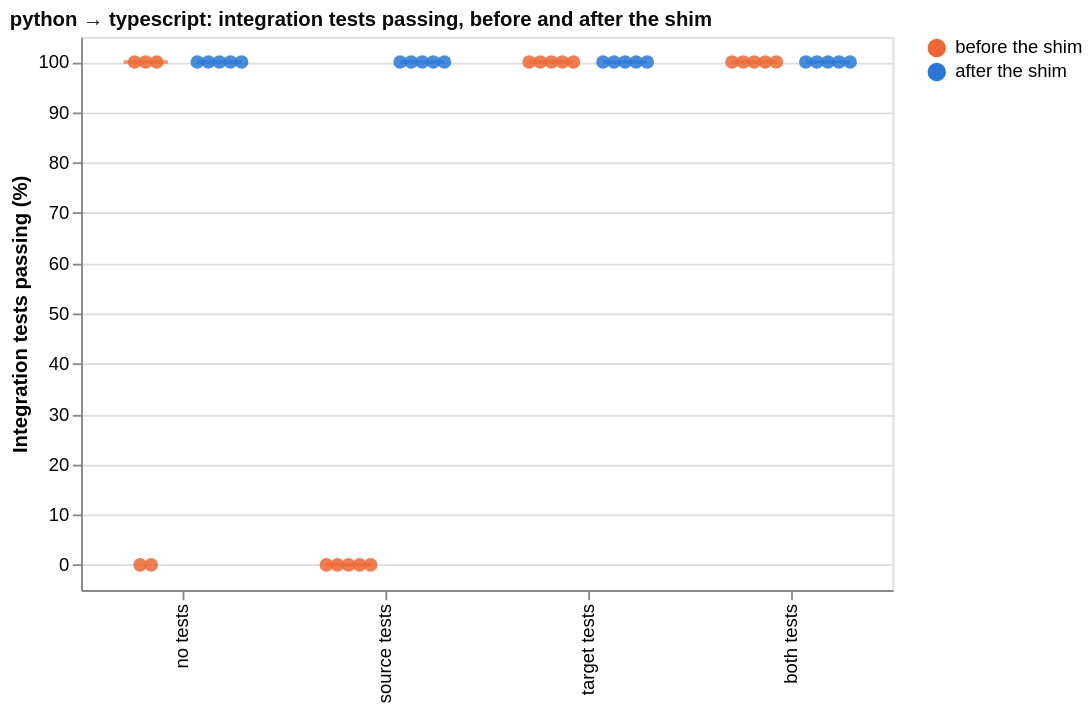

Vega-Lite specification for this chart:
### Vega-Lite specification from a JSON file in a GitHub repository (floating-point values rounded to 4 significant figures)
{"config": {"view": {"continuousWidth": 300, "continuousHeight": 300}}, "layer": [{"data": {"name": "data-d6e27137abcbfb2c4a5d194efa02e01d"}, "mark": {"type": "tick", "color": "#0b0b0b", "opacity": 0.7, "size": 24, "thickness": 2}, "encoding": {"color": {"field": "series", "legend": {"symbolOpacity": 1, "title": null}, "scale": {"domain": ["before the shim", "after the shim"], "range": ["#eb6834", "#2a78d6"]}, "sort": ["before the shim", "after the shim"], "type": "nominal"}, "x": {"field": "condition", "scale": {"paddingInner": 0.25, "paddingOuter": 0.125}, "sort": ["no tests", "source tests", "target tests", "both tests"], "title": null, "type": "nominal"}, "xOffset": {"field": "offset", "scale": {"domain": [0, 82.5], "range": [0, 82.5]}, "title": null, "type": "quantitative"}, "y": {"field": "value", "scale": {"domain": [-5, 105], "nice": false}, "title": "Integration tests passing (%)", "type": "quantitative"}}}, {"data": {"name": "data-6923142ece3e5060724c78e26b3a8897"}, "mark": {"type": "point", "filled": true, "opacity": 0.85, "size": 55}, "encoding": {"color": {"field": "series", "legend": {"symbolOpacity": 1, "title": null}, "scale": {"domain": ["before the shim", "after the shim"], "range": ["#eb6834", "#2a78d6"]}, "sort": ["before the shim", "after the shim"], "type": "nominal"}, "tooltip": [{"field": "port", "title": "run", "type": "nominal"}, {"field": "series", "title": null, "type": "nominal"}, {"field": "value", "format": ".1f", "title": "passing (%)", "type": "quantitative"}], "x": {"field": "condition", "scale": {"paddingInner": 0.25, "paddingOuter": 0.125}, "sort": ["no tests", "source tests", "target tests", "both tests"], "title": null, "type": "nominal"}, "xOffset": {"field": "offset", "scale": {"domain": [0, 82.5], "range": [0, 82.5]}, "title": null, "type": "quantitative"}, "y": {"field": "value", "scale": {"domain": [-5, 105], "nice": false}, "title": "Integration tests passing (%)", "type": "quantitative"}}}], "height": 300, "title": {"text": "python → typescript: integration tests passing, before and after the shim", "anchor": "start", "color": "#0b0b0b", "fontSize": 11}, "width": 440, "$schema": "https://vega.github.io/schema/vega-lite/v6.4.1.json", "datasets": {"data-d6e27137abcbfb2c4a5d194efa02e01d": [{"condition": "no tests", "series": "before the shim", "value": 100.0, "offset": 21.25}, {"condition": "source tests", "series": "before the shim", "value": 0.0, "offset": 21.25}, {"condition": "target tests", "series": "before the shim", "value": 100.0, "offset": 21.25}, {"condition": "both tests", "series": "before the shim", "value": 100.0, "offset": 21.25}, {"condition": "no tests", "series": "after the shim", "value": 100.0, "offset": 61.25}, {"condition": "source tests", "series": "after the shim", "value": 100.0, "offset": 61.25}, {"condition": "target tests", "series": "after the shim", "value": 100.0, "offset": 61.25}, {"condition": "both tests", "series": "after the shim", "value": 100.0, "offset": 61.25}], "data-6923142ece3e5060724c78e26b3a8897": [{"run_id": "20260909T005215Z_9a3e20fe", "condition": "no tests", "metric": "integration_pass_pct", "value": 0.0, "series": "before the shim", "port": "9a3e20fe", "nudge": -0.5, "offset": 18.25}, {"run_id": "20260909T151143Z_170b737d", "condition": "no tests", "metric": "integration_pass_pct", "value": 0.0, "series": "before the shim", "port": "170b737d", "nudge": 0.5, "offset": 24.25}, {"run_id": "20260909T024849Z_b96078c6", "condition": "no tests", "metric": "integration_pass_pct", "value": 100.0, "series": "before the shim", "port": "b96078c6", "nudge": -1.0, "offset": 15.25}, {"run_id": "20260909T130706Z_31ac2789", "condition": "no tests", "metric": "integration_pass_pct", "value": 100.0, "series": "before the shim", "port": "31ac2789", "nudge": 0.0, "offset": 21.25}, {"run_id": "20260909T182714Z_2643e4be", "condition": "no tests", "metric": "integration_pass_pct", "value": 100.0, "series": "before the shim", "port": "2643e4be", "nudge": 1.0, "offset": 27.25}, {"run_id": "20260909T002206Z_273cf6b9", "condition": "source tests", "metric": "integration_pass_pct", "value": 0.0, "series": "before the shim", "port": "273cf6b9", "nudge": -2.0, "offset": 9.25}, {"run_id": "20260909T022216Z_19e0fe30", "condition": "source tests", "metric": "integration_pass_pct", "value": 0.0, "series": "before the shim", "port": "19e0fe30", "nudge": -1.0, "offset": 15.25}, {"run_id": "20260909T124157Z_4ee67ba2", "condition": "source tests", "metric": "integration_pass_pct", "value": 0.0, "series": "before the shim", "port": "4ee67ba2", "nudge": 0.0, "offset": 21.25}, {"run_id": "20260909T144331Z_5b46f630", "condition": "source tests", "metric": "integration_pass_pct", "value": 0.0, "series": "before the shim", "port": "5b46f630", "nudge": 1.0, "offset": 27.25}, {"run_id": "20260909T180307Z_280f3890", "condition": "source tests", "metric": "integration_pass_pct", "value": 0.0, "series": "before the shim", "port": "280f3890", "nudge": 2.0, "offset": 33.25}, {"run_id": "20260909T004354Z_a47a3057", "condition": "target tests", "metric": "integration_pass_pct", "value": 100.0, "series": "before the shim", "port": "a47a3057", "nudge": -2.0, "offset": 9.25}, {"run_id": "20260909T023701Z_e94dca40", "condition": "target tests", "metric": "integration_pass_pct", "value": 100.0, "series": "before the shim", "port": "e94dca40", "nudge": -1.0, "offset": 15.25}, {"run_id": "20260909T125752Z_09b2c811", "condition": "target tests", "metric": "integration_pass_pct", "value": 100.0, "series": "before the shim", "port": "09b2c811", "nudge": 0.0, "offset": 21.25}, {"run_id": "20260909T150124Z_a7cd2ee9", "condition": "target tests", "metric": "integration_pass_pct", "value": 100.0, "series": "before the shim", "port": "a7cd2ee9", "nudge": 1.0, "offset": 27.25}, {"run_id": "20260909T181751Z_00b43b48", "condition": "target tests", "metric": "integration_pass_pct", "value": 100.0, "series": "before the shim", "port": "00b43b48", "nudge": 2.0, "offset": 33.25}, {"run_id": "20260909T001426Z_1c28aa33", "condition": "both tests", "metric": "integration_pass_pct", "value": 100.0, "series": "before the shim", "port": "1c28aa33", "nudge": -2.0, "offset": 9.25}, {"run_id": "20260909T020947Z_ffb57550", "condition": "both tests", "metric": "integration_pass_pct", "value": 100.0, "series": "before the shim", "port": "ffb57550", "nudge": -1.0, "offset": 15.25}, {"run_id": "20260909T123239Z_5982b634", "condition": "both tests", "metric": "integration_pass_pct", "value": 100.0, "series": "before the shim", "port": "5982b634", "nudge": 0.0, "offset": 21.25}, {"run_id": "20260909T142951Z_4ff7cdec", "condition": "both tests", "metric": "integration_pass_pct", "value": 100.0, "series": "before the shim", "port": "4ff7cdec", "nudge": 1.0, "offset": 27.25}, {"run_id": "20260909T175143Z_62b61540", "condition": "both tests", "metric": "integration_pass_pct", "value": 100.0, "series": "before the shim", "port": "62b61540", "nudge": 2.0, "offset": 33.25}, {"run_id": "20260909T005215Z_9a3e20fe", "condition": "no tests", "metric": "adapted_integration_pass_pct", "value": 100.0, "series": "after the shim", "port": "9a3e20fe", "nudge": -2.0, "offset": 49.25}, {"run_id": "20260909T024849Z_b96078c6", "condition": "no tests", "metric": "adapted_integration_pass_pct", "value": 100.0, "series": "after the shim", "port": "b96078c6", "nudge": -1.0, "offset": 55.25}, {"run_id": "20260909T130706Z_31ac2789", "condition": "no tests", "metric": "adapted_integration_pass_pct", "value": 100.0, "series": "after the shim", "port": "31ac2789", "nudge": 0.0, "offset": 61.25}, {"run_id": "20260909T151143Z_170b737d", "condition": "no tests", "metric": "adapted_integration_pass_pct", "value": 100.0, "series": "after the shim", "port": "170b737d", "nudge": 1.0, "offset": 67.25}, {"run_id": "20260909T182714Z_2643e4be", "condition": "no tests", "metric": "adapted_integration_pass_pct", "value": 100.0, "series": "after the shim", "port": "2643e4be", "nudge": 2.0, "offset": 73.25}, {"run_id": "20260909T002206Z_273cf6b9", "condition": "source tests", "metric": "adapted_integration_pass_pct", "value": 100.0, "series": "after the shim", "port": "273cf6b9", "nudge": -2.0, "offset": 49.25}, {"run_id": "20260909T022216Z_19e0fe30", "condition": "source tests", "metric": "adapted_integration_pass_pct", "value": 100.0, "series": "after the shim", "port": "19e0fe30", "nudge": -1.0, "offset": 55.25}, {"run_id": "20260909T124157Z_4ee67ba2", "condition": "source tests", "metric": "adapted_integration_pass_pct", "value": 100.0, "series": "after the shim", "port": "4ee67ba2", "nudge": 0.0, "offset": 61.25}, {"run_id": "20260909T144331Z_5b46f630", "condition": "source tests", "metric": "adapted_integration_pass_pct", "value": 100.0, "series": "after the shim", "port": "5b46f630", "nudge": 1.0, "offset": 67.25}, {"run_id": "20260909T180307Z_280f3890", "condition": "source tests", "metric": "adapted_integration_pass_pct", "value": 100.0, "series": "after the shim", "port": "280f3890", "nudge": 2.0, "offset": 73.25}, {"run_id": "20260909T004354Z_a47a3057", "condition": "target tests", "metric": "adapted_integration_pass_pct", "value": 100.0, "series": "after the shim", "port": "a47a3057", "nudge": -2.0, "offset": 49.25}, {"run_id": "20260909T023701Z_e94dca40", "condition": "target tests", "metric": "adapted_integration_pass_pct", "value": 100.0, "series": "after the shim", "port": "e94dca40", "nudge": -1.0, "offset": 55.25}, {"run_id": "20260909T125752Z_09b2c811", "condition": "target tests", "metric": "adapted_integration_pass_pct", "value": 100.0, "series": "after the shim", "port": "09b2c811", "nudge": 0.0, "offset": 61.25}, {"run_id": "20260909T150124Z_a7cd2ee9", "condition": "target tests", "metric": "adapted_integration_pass_pct", "value": 100.0, "series": "after the shim", "port": "a7cd2ee9", "nudge": 1.0, "offset": 67.25}, {"run_id": "20260909T181751Z_00b43b48", "condition": "target tests", "metric": "adapted_integration_pass_pct", "value": 100.0, "series": "after the shim", "port": "00b43b48", "nudge": 2.0, "offset": 73.25}, {"run_id": "20260909T001426Z_1c28aa33", "condition": "both tests", "metric": "adapted_integration_pass_pct", "value": 100.0, "series": "after the shim", "port": "1c28aa33", "nudge": -2.0, "offset": 49.25}, {"run_id": "20260909T020947Z_ffb57550", "condition": "both tests", "metric": "adapted_integration_pass_pct", "value": 100.0, "series": "after the shim", "port": "ffb57550", "nudge": -1.0, "offset": 55.25}, {"run_id": "20260909T123239Z_5982b634", "condition": "both tests", "metric": "adapted_integration_pass_pct", "value": 100.0, "series": "after the shim", "port": "5982b634", "nudge": 0.0, "offset": 61.25}, {"run_id": "20260909T142951Z_4ff7cdec", "condition": "both tests", "metric": "adapted_integration_pass_pct", "value": 100.0, "series": "after the shim", "port": "4ff7cdec", "nudge": 1.0, "offset": 67.25}, {"run_id": "20260909T175143Z_62b61540", "condition": "both tests", "metric": "adapted_integration_pass_pct", "value": 100.0, "series": "after the shim", "port": "62b61540", "nudge": 2.0, "offset": 73.25}]}}
